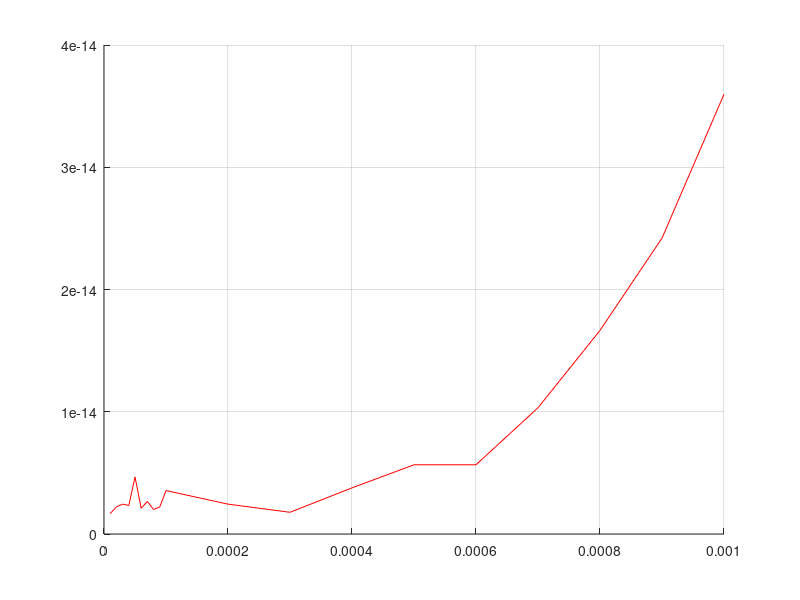

The MATLAB script that drew this image:
clc;clear;clf;
hold all;grid on;
%%
x_change = [];
y_change = [];
h1 = 0.001;
%%
while h1 > 0.00001
    H = h1:-h1/10:h1/10;
    for h = H
        n = 30;
        X = 0:h:h*(n-1) ;
        n = size(X,2) ;
        Y = sin (X);
        dY = cos (X) ;
        
        I4= [];
        for j = 3:n-2
            I4 = [I4,(Y(j-2) - 8*Y(j-1) + 8*Y(j+1) - Y(j+2))/(12*h)];
        end
        alphaI4 = log(max(abs(dY(3:n-2) - I4)))/log(h);
        x_change = [h, x_change];
        y_change = [max(abs(dY(3:n-2) - I4)), y_change];
        fprintf('Шаг = %.6f\n',h);
        q = plot(x_change,y_change,'-r');
        input('');
        delete(q);
    end
    h1 = h1/10;
end
%%
plot(x_change,y_change,'-r');